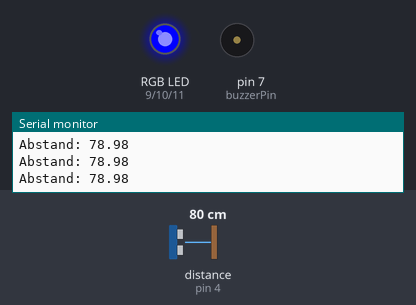
Simulated run of this sketch. Board: Arduino Uno, built with avr-gcc and run on an emulated ATmega328P. On the bench: an RGB LED mixed from three pins (HIGH = lit), buzzer (waves = sounding), the last lines printed to the serial monitor. Wiring (inferred from the names in the program): ultrasonic range finder: trigger pin 5; echo pin 4. The inputs (shaded band) are chosen by the test bench; at power-on: distance to the obstacle (sensor on pin 4) 80 cm. The echo pulse lasts 58.3 µs per cm; dim RGB values are drawn brighter than linear; pins used as bus, display or sensor lines are not drawn.

Above: at 1.2 s.
1.3 s: distance to the obstacle (sensor on pin 4) set to 55 cm
2.8 s: distance to the obstacle (sensor on pin 4) set to 48 cm
At 3.5 s:
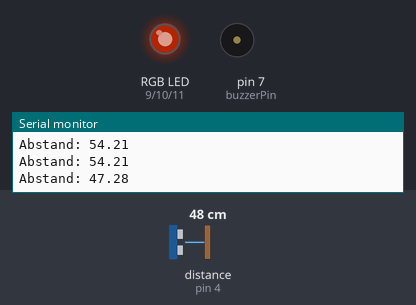
5.8 s: distance to the obstacle (sensor on pin 4) set to 23 cm
8.8 s: distance to the obstacle (sensor on pin 4) set to 19 cm
At 9.14 s:
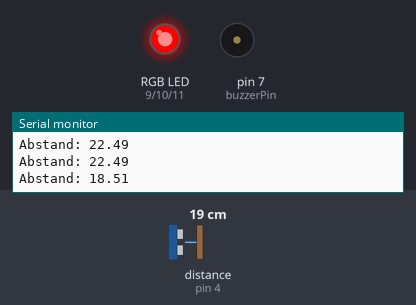
Timing chart, 0 to 12.8 s (numbered marks = the images above; inputs shaded):
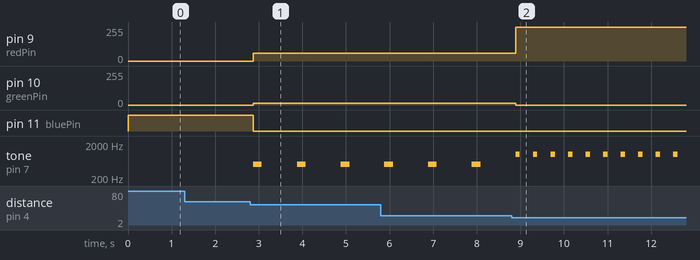

The sketch:

sketch_may16b_ino_sound.ino
```cpp
const int trigPin = 5;
const int echoPin = 4;

const int bluePin = 11;
const int greenPin = 10;
const int redPin = 9;
const int buzzerPin = 7;  //  neu

void setup() {
  pinMode(trigPin, OUTPUT);
  pinMode(echoPin, INPUT);

  pinMode(bluePin, OUTPUT);
  pinMode(greenPin, OUTPUT);
  pinMode(redPin, OUTPUT);
  pinMode(buzzerPin, OUTPUT);  //  neu

  Serial.begin(9600);
}

void loop() {
  long duration;
  float distance;

  // Ultraschall senden
  digitalWrite(trigPin, LOW);
  delayMicroseconds(2);
  digitalWrite(trigPin, HIGH);
  delayMicroseconds(10);
  digitalWrite(trigPin, LOW);

  // Echo messen
  duration = pulseIn(echoPin, HIGH);

  // Entfernung berechnen
  distance = duration * 0.034 / 2;

  Serial.print("Abstand: ");
  Serial.println(distance);

  // LEDs + Buzzer reset
  analogWrite(redPin, 0);
  analogWrite(greenPin, 0);
  analogWrite(bluePin, 0);
  noTone(buzzerPin);  // ← neu

  if (distance > 50) {
    // Blau — kein Alarm
    analogWrite(bluePin, 255);

  }
  else if (distance > 20 && distance <= 50) {
    // Gelb — leises ruhiges Piepen
    analogWrite(redPin, 60);
    analogWrite(greenPin, 12);
    tone(buzzerPin, 500);   // tiefer ruhiger Ton
    delay(200);
    noTone(buzzerPin);
    delay(600);             // lange Pause = ruhig

  }
  else {
    // Rot — Alarm
    analogWrite(redPin, 255);
    tone(buzzerPin, 1000);  // hoher Ton
    delay(100);
    noTone(buzzerPin);
    delay(100);             // kurze Pause = schnell und dringend
  }

  delay(200);
}
```

Measured:
- the behaviour switches between 51 and 50 cm on distance to the obstacle (sensor on pin 4) (found by bisection; images 0 and 1)
- the behaviour switches between 21 and 20 cm on distance to the obstacle (sensor on pin 4) (found by bisection; images 1 and 2)
- after the input at 2.8 s, pin 9 (redPin): 0/255 → 60/255 after 0.07 s; pin 10 (greenPin): 0/255 → 12/255 after 0.07 s; pin 11 (bluePin): HIGH → LOW after 0.07 s; tone on pin 7 (buzzerPin): alternates 500 Hz for 0.20 s and silent for 0.80 s, starting after 0.07 s
- after the input at 8.8 s, pin 9 (redPin): 60/255 → 255/255 after 0.09 s; pin 10 (greenPin): 12/255 → 0/255 after 0.09 s; tone on pin 7 (buzzerPin): alternates 1000 Hz for 0.10 s and silent for 0.30 s, starting after 0.09 s
